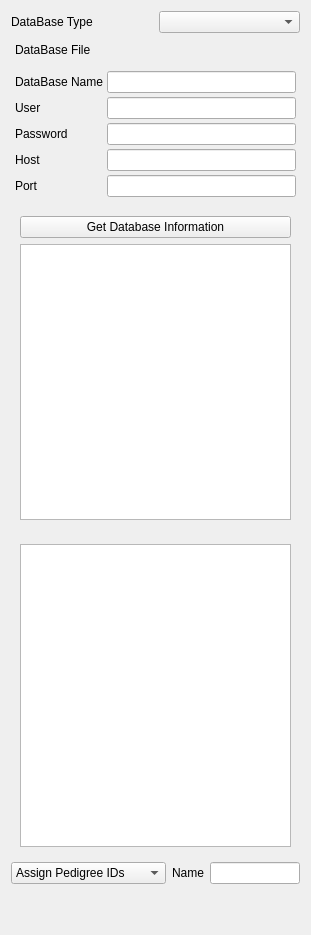
<ui version="4.0" >
 <class>SQLDatabaseTableSourcePanel</class>
 <widget class="QWidget" name="SQLDatabaseTableSourcePanel" >
  <property name="geometry" >
   <rect>
    <x>0</x>
    <y>0</y>
    <width>311</width>
    <height>935</height>
   </rect>
  </property>
  <property name="windowTitle" >
   <string>Form</string>
  </property>
  <layout class="QGridLayout" >
   <item row="0" column="0" >
    <layout class="QHBoxLayout" >
     <property name="spacing" >
      <number>6</number>
     </property>
     <property name="leftMargin" >
      <number>0</number>
     </property>
     <property name="topMargin" >
      <number>0</number>
     </property>
     <property name="rightMargin" >
      <number>0</number>
     </property>
     <property name="bottomMargin" >
      <number>0</number>
     </property>
     <item>
      <widget class="QLabel" name="label_10" >
       <property name="text" >
        <string>DataBase Type </string>
       </property>
      </widget>
     </item>
     <item>
      <widget class="QComboBox" name="databaseType" />
     </item>
    </layout>
   </item>
   <item row="1" column="0" >
    <widget class="pqCollapsedGroup" native="1" name="sqliteGroup" >
     <property name="sizePolicy" >
      <sizepolicy vsizetype="Fixed" hsizetype="Preferred" >
       <horstretch>0</horstretch>
       <verstretch>0</verstretch>
      </sizepolicy>
     </property>
     <property name="title" stdset="0" >
      <string>QSQLite Options</string>
     </property>
     <layout class="QHBoxLayout" >
      <property name="spacing" >
       <number>4</number>
      </property>
      <property name="leftMargin" >
       <number>4</number>
      </property>
      <property name="topMargin" >
       <number>4</number>
      </property>
      <property name="rightMargin" >
       <number>4</number>
      </property>
      <property name="bottomMargin" >
       <number>4</number>
      </property>
      <item>
       <widget class="QLabel" name="databaseFileLabel" >
        <property name="text" >
         <string>DataBase File</string>
        </property>
       </widget>
      </item>
      <item>
       <widget class="pqFileChooserWidget" native="1" name="databaseFile" />
      </item>
     </layout>
    </widget>
   </item>
   <item row="2" column="0" >
    <widget class="pqCollapsedGroup" native="1" name="mysqlGroup" >
     <property name="sizePolicy" >
      <sizepolicy vsizetype="Expanding" hsizetype="Expanding" >
       <horstretch>0</horstretch>
       <verstretch>0</verstretch>
      </sizepolicy>
     </property>
     <property name="title" stdset="0" >
      <string>DataBase Options</string>
     </property>
     <layout class="QGridLayout" >
      <property name="leftMargin" >
       <number>4</number>
      </property>
      <property name="topMargin" >
       <number>4</number>
      </property>
      <property name="rightMargin" >
       <number>4</number>
      </property>
      <property name="bottomMargin" >
       <number>4</number>
      </property>
      <property name="horizontalSpacing" >
       <number>4</number>
      </property>
      <property name="verticalSpacing" >
       <number>4</number>
      </property>
      <item row="3" column="1" >
       <widget class="QLineEdit" name="databaseHost" />
      </item>
      <item row="2" column="1" >
       <widget class="QLineEdit" name="databasePassword" >
        <property name="echoMode" >
         <enum>QLineEdit::Password</enum>
        </property>
       </widget>
      </item>
      <item row="1" column="1" >
       <widget class="QLineEdit" name="databaseUser" />
      </item>
      <item row="0" column="1" >
       <widget class="QLineEdit" name="databaseName" />
      </item>
      <item row="0" column="0" >
       <widget class="QLabel" name="label_3" >
        <property name="text" >
         <string>DataBase Name</string>
        </property>
       </widget>
      </item>
      <item row="4" column="0" >
       <widget class="QLabel" name="label_6" >
        <property name="text" >
         <string>Port</string>
        </property>
       </widget>
      </item>
      <item row="3" column="0" >
       <widget class="QLabel" name="label_7" >
        <property name="text" >
         <string>Host</string>
        </property>
       </widget>
      </item>
      <item row="2" column="0" >
       <widget class="QLabel" name="label_8" >
        <property name="text" >
         <string>Password</string>
        </property>
       </widget>
      </item>
      <item row="1" column="0" >
       <widget class="QLabel" name="label_9" >
        <property name="text" >
         <string>User</string>
        </property>
       </widget>
      </item>
      <item row="4" column="1" >
       <widget class="QLineEdit" name="databasePort" />
      </item>
     </layout>
    </widget>
   </item>
   <item row="3" column="0" >
    <widget class="pqCollapsedGroup" native="1" name="databaseInfoGroupBox" >
     <property name="sizePolicy" >
      <sizepolicy vsizetype="Expanding" hsizetype="Expanding" >
       <horstretch>0</horstretch>
       <verstretch>100</verstretch>
      </sizepolicy>
     </property>
     <property name="title" stdset="0" >
      <string>Database Table Info</string>
     </property>
     <layout class="QVBoxLayout" >
      <item>
       <widget class="QPushButton" name="getDatabaseInfo" >
        <property name="text" >
         <string>Get Database Information</string>
        </property>
       </widget>
      </item>
      <item>
       <widget class="QTreeView" name="databasePreview" >
        <property name="sizePolicy" >
         <sizepolicy vsizetype="Expanding" hsizetype="Expanding" >
          <horstretch>0</horstretch>
          <verstretch>50</verstretch>
         </sizepolicy>
        </property>
       </widget>
      </item>
     </layout>
    </widget>
   </item>
   <item row="4" column="0" >
    <widget class="pqCollapsedGroup" native="1" name="groupBox_3" >
     <property name="sizePolicy" >
      <sizepolicy vsizetype="Expanding" hsizetype="Expanding" >
       <horstretch>0</horstretch>
       <verstretch>100</verstretch>
      </sizepolicy>
     </property>
     <property name="title" stdset="0" >
      <string>Query</string>
     </property>
     <layout class="QVBoxLayout" >
      <item>
       <widget class="QTextEdit" name="query" >
        <property name="sizePolicy" >
         <sizepolicy vsizetype="Expanding" hsizetype="Expanding" >
          <horstretch>0</horstretch>
          <verstretch>100</verstretch>
         </sizepolicy>
        </property>
       </widget>
      </item>
     </layout>
    </widget>
   </item>
   <item row="8" column="0" >
    <spacer>
     <property name="orientation" >
      <enum>Qt::Vertical</enum>
     </property>
     <property name="sizeHint" >
      <size>
       <width>20</width>
       <height>40</height>
      </size>
     </property>
    </spacer>
   </item>
   <item row="7" column="0" >
    <layout class="QHBoxLayout" >
     <item>
      <widget class="QComboBox" name="generatePedigreeIds" >
       <property name="sizePolicy" >
        <sizepolicy vsizetype="Fixed" hsizetype="Expanding" >
         <horstretch>0</horstretch>
         <verstretch>0</verstretch>
        </sizepolicy>
       </property>
       <item>
        <property name="text" >
         <string>Assign Pedigree IDs</string>
        </property>
       </item>
       <item>
        <property name="text" >
         <string>Generate Pedigree IDs</string>
        </property>
       </item>
      </widget>
     </item>
     <item>
      <widget class="QLabel" name="label_2" >
       <property name="text" >
        <string>Name</string>
       </property>
      </widget>
     </item>
     <item>
      <widget class="QLineEdit" name="pedigreeIdArrayName" />
     </item>
    </layout>
   </item>
  </layout>
 </widget>
 <customwidgets>
  <customwidget>
   <class>pqFileChooserWidget</class>
   <extends>QWidget</extends>
   <header>pqFileChooserWidget.h</header>
   <container>1</container>
  </customwidget>
  <customwidget>
   <class>pqCollapsedGroup</class>
   <extends>QWidget</extends>
   <header>pqCollapsedGroup.h</header>
   <container>1</container>
  </customwidget>
 </customwidgets>
 <tabstops>
  <tabstop>databaseType</tabstop>
  <tabstop>databaseName</tabstop>
  <tabstop>databaseUser</tabstop>
  <tabstop>databasePassword</tabstop>
  <tabstop>databaseHost</tabstop>
  <tabstop>databasePort</tabstop>
  <tabstop>query</tabstop>
 </tabstops>
 <resources/>
 <connections/>
</ui>
